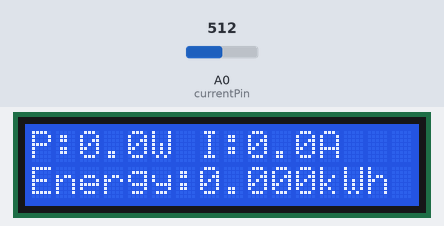
Bench run of a sketch on a simulated Arduino Uno, built with avr-gcc and run on an emulated ATmega328P. Parts: 16×2 character LCD. The inputs (shaded band) are chosen by the test bench; at power-on: A0 (currentPin) = 512. What the sketch prints to the serial monitor is not drawn.

Above: at 3.2 s.
3.3 s: A0 (currentPin) set to 900
At 5.0 s:
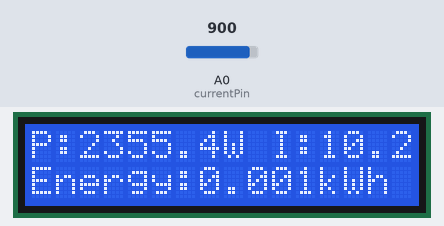
7.6 s: A0 (currentPin) set to 881
At 9.3 s:
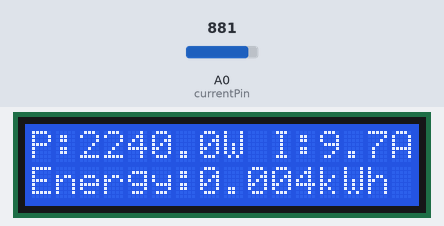
13.6 s: A0 (currentPin) set to 694
At 15.1 s:
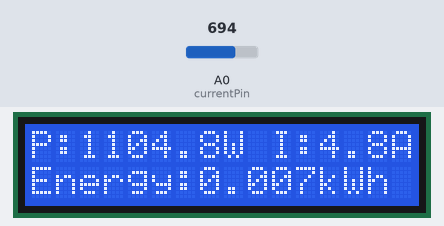
17.8 s: A0 (currentPin) set to 666
At 19.3 s:
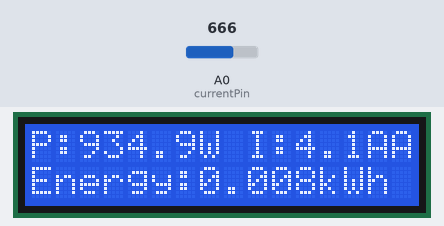
21.9 s: A0 (currentPin) set to 545
At 23.5 s:
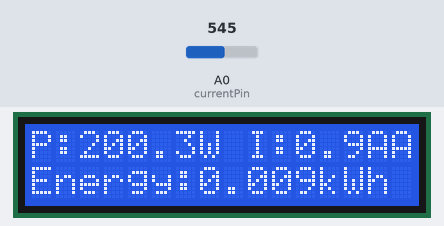
24.6 s: A0 (currentPin) set to 519
At 27.7 s:
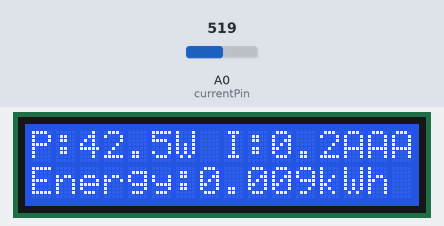
Timing chart, 0 to 29.2 s (numbered marks = the images above; inputs shaded):
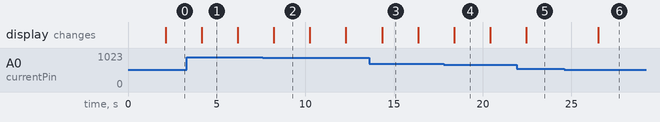

Measured:
- the behaviour switches between 889 and 888 on A0 (currentPin) (found by bisection; images 1 and 2)
- the behaviour switches between 677 and 676 on A0 (currentPin) (found by bisection; images 3 and 4)
- the behaviour switches between 529 and 528 on A0 (currentPin) (found by bisection; images 5 and 6)
- after the input at 3.3 s, the display: changes after 0.86 s (image 1)
- after the input at 7.6 s, the display: changes after 0.62 s (image 2)
- after the input at 17.8 s, the display: changes after 0.59 s (image 4)
- after the input at 21.9 s, the display: changes after 0.55 s (image 5)
- after the input at 24.6 s, the display: changes after 1.9 s (image 6)

The sketch:

Energy_Meter.ino
```cpp
/*
  Task 6 - Smart Energy Meter System
  Slashmark LMS | ADVANCED Project
  Sensor: ACS712 5A, Board: Arduino Uno
*/

#include <Wire.h>
#include <LiquidCrystal_I2C.h>

LiquidCrystal_I2C lcd(0x27, 16, 2);
const int currentPin = A0;
const float voltage = 230.0; // India standard AC voltage
float current = 0;
float power = 0;
float energy = 0;
unsigned long lastTime = 0;

void setup() {
  Serial.begin(9600);
  lcd.init();
  lcd.backlight();

  lcd.setCursor(0,0);
  lcd.print("Smart Energy");
  lcd.setCursor(0,1);
  lcd.print("Meter System");
  delay(2000);
  lcd.clear();
  Serial.println("Time(s),Current(A),Power(W),Energy(kWh)");
}

void loop() {
  // Read ACS712 sensor - 5A module
  int sensorValue = analogRead(currentPin);
  float voltage_read = (sensorValue / 1024.0) * 5000; // mV
  current = (voltage_read - 2500) / 185.0; // 5A module: 185mV/A
  if(current < 0.10) current = 0; // Remove noise

  power = voltage * abs(current); // P = V * I

  // Calculate energy kWh
  unsigned long currentTime = millis();
  float timeHours = (currentTime - lastTime) / 3600000.0; // ms to hours
  energy += (power * timeHours) / 1000.0; // kWh
  lastTime = currentTime;

  // Serial Monitor - for storage/analysis
  Serial.print(millis()/1000); Serial.print(",");
  Serial.print(abs(current),2); Serial.print(",");
  Serial.print(power,2); Serial.print(",");
  Serial.println(energy,4);

  // LCD Display
  lcd.setCursor(0,0);
  lcd.print("P:"); lcd.print(power,1); lcd.print("W ");
  lcd.print("I:"); lcd.print(abs(current),1); lcd.print("A");

  lcd.setCursor(0,1);
  lcd.print("Energy:");
  lcd.print(energy,3); lcd.print("kWh");

  delay(2000);
}
```
